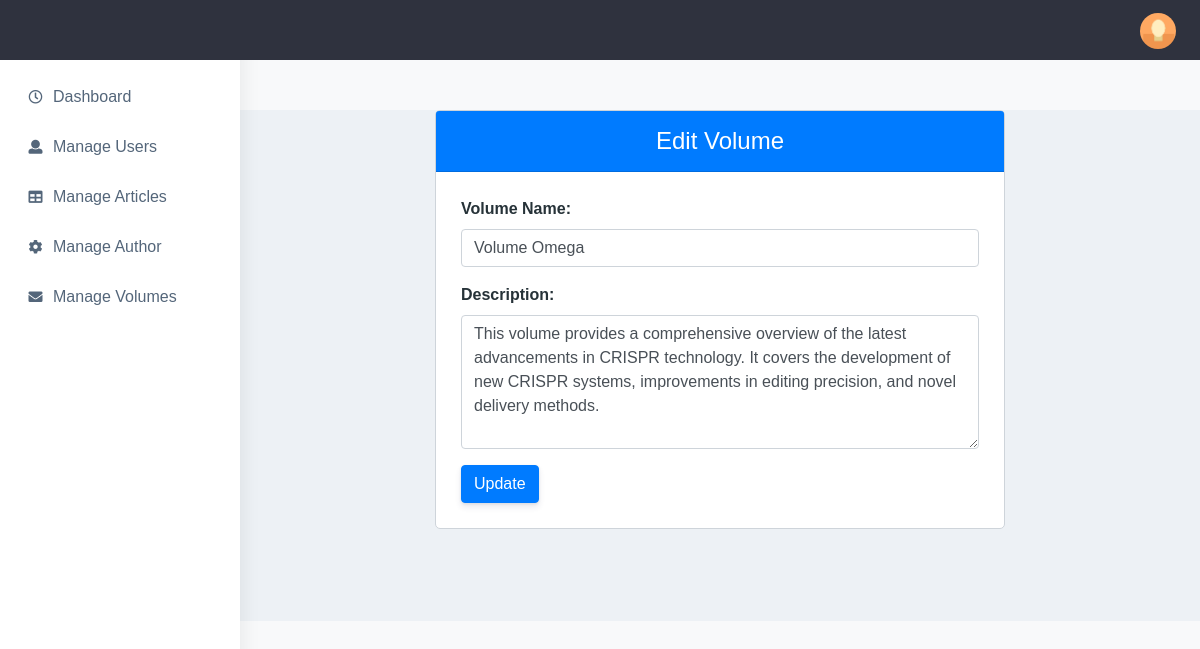
The app's page /volume/db_editVolume/16 with its own data.
### tables this page shows
CREATE TABLE `volume`  (
  `volumeid` int NOT NULL AUTO_INCREMENT,
  `published` bit(1) NULL DEFAULT NULL,
  `vol_name` varchar(255) NULL DEFAULT NULL,
  `description` text NULL,
  `date_at` datetime NULL DEFAULT CURRENT_TIMESTAMP,
  `date_published` datetime NULL DEFAULT NULL,
  `archived` bit(1) NULL DEFAULT NULL,
  PRIMARY KEY (`volumeid`) USING BTREE
);

### application/controllers/Volume.php (called while the page is built, shortened)
<?php
class Volume extends CI_Controller {
    public function __construct() {
        $this->load->model('Volume_model');
    }
    public function db_editVolume($volume_id) {
        $data['volume'] = $this->Volume_model->getVolumeById($volume_id);
        $this->load->view('templates/headerAdmin', $data);
        $this->load->view('pages/db_editVolume', $data);
        $this->load->view('templates/footerAdmin', $data);
    }
}

### index.php (called while the page is built, shortened)
<?php
require_once BASEPATH.'core/CodeIgniter.php';

### application/models/Volume_model.php (called while the page is built, shortened)
<?php
class Volume_model extends CI_Model {
    public function getVolumeById($volumeid) {
        return $this->db->get_where('Volume', array('volumeid' => $volumeid))->row();
    }
}

### application/views/pages/db_editVolume.php (the view, shortened to what this page needs)
<!DOCTYPE html>
<html lang="en">
<head>
    <link rel="stylesheet" href="https://stackpath.bootstrapcdn.com/bootstrap/4.5.2/css/bootstrap.min.css">
</head>
<body>
    <div class="container">
        <div class="card">
            <div class="card-header">
                Edit Volume
            </div>
            <div class="card-body">
                <?php echo form_open('volume/update/' . $volume->volumeid); ?>
                <div class="form-group">
                    <label for="vol_name">Volume Name:</label>
                    <input type="text" class="form-control" name="vol_name" value="<?php echo $volume->vol_name; ?>">
                </div>
                <div class="form-group">
                    <label for="description">Description:</label>
                    <textarea id="editor1" class="form-control" name="description" rows="5"><?php echo $volume->description; ?></textarea>
                </div>
                <button type="submit" class="btn btn-primary">Update</button>
                </form>
            </div>
        </div>
    </div>
</body>
</html>

### application/views/pages/db_editVolume.php (style rules this page uses)
body { background-color: #f8f9fa; font-family: Arial, sans-serif; }
.container { max-width: 600px; margin-top: 50px; }
.card { border: 1px solid #ced4da; border-radius: 5px; }
.card-header { background-color: #007bff; color: white; text-align: center; font-size: 1.5rem; }
.form-group label { font-weight: bold; }
.btn-primary { background-color: #007bff; border-color: #007bff; }

### records on screen
volume: vol_name "Volume Omega", description "This volume provides a comprehensive overview of the latest advancements in CRISPR technology. It covers the development of new CRISPR systems, improvements in editing precision, and novel delivery methods."
